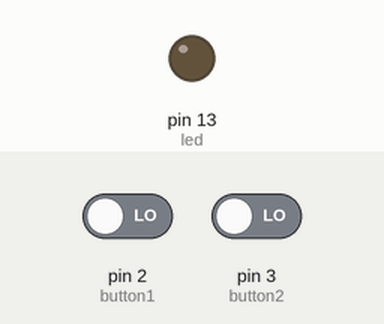
The sketch below on a simulated Arduino Uno, built with avr-gcc and run on an emulated ATmega328P. Shown: output pins drawn as LEDs (lit = HIGH). The inputs (shaded band) are chosen by the test bench; at power-on: pin 2 (button1) LOW, pin 3 (button2) LOW.

Above: at 1.2 s.
1.3 s: pin 2 (button1) driven HIGH and pin 3 (button2) driven HIGH
At 2.5 s:
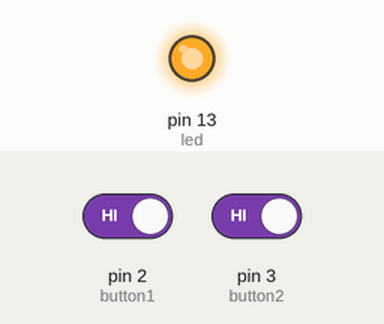
2.8 s: pin 2 (button1) driven LOW
At 3.8 s:
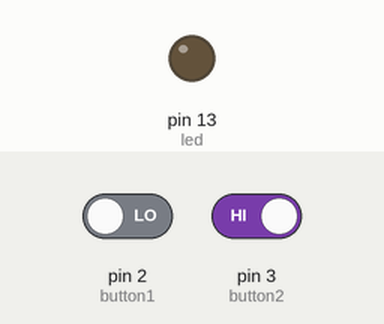
4.3 s: pin 2 (button1) driven HIGH
At 5.0 s:
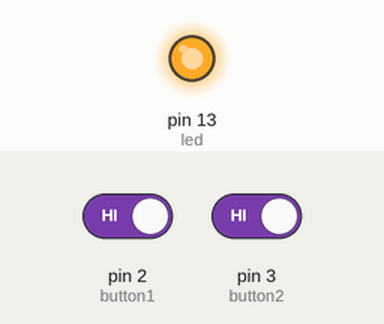
Timing chart, 0 to 7.3 s (numbered marks = the images above; inputs shaded):
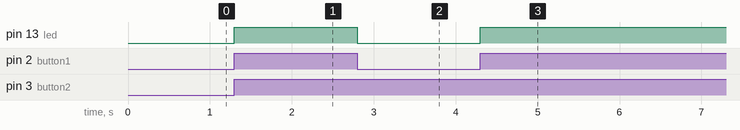

Measured:
- after the input at 1.3 s, pin 13 (led): LOW → HIGH at once
- after the input at 2.8 s, pin 13 (led): HIGH → LOW at once
- after the input at 4.3 s, pin 13 (led): LOW → HIGH at once

The sketch:

ButonLed2.ino
```cpp
//In this project, we will make a curcuit with two buton, and then if two buton is on at the same time, led will light.
#define button1 2
#define button2 3
#define led 13
void setup() {
  pinMode(button1,INPUT);
  pinMode(button2,INPUT);
  pinMode(led,OUTPUT);
}

void loop() {
  int value1=digitalRead(button1);
  int value2=digitalRead(button2);
  if(value1==HIGH && value2==HIGH){
    digitalWrite(led,HIGH); //if two button is open, led is lighting
  }
  else
  digitalWrite(led,LOW); //else led is off
}
```
